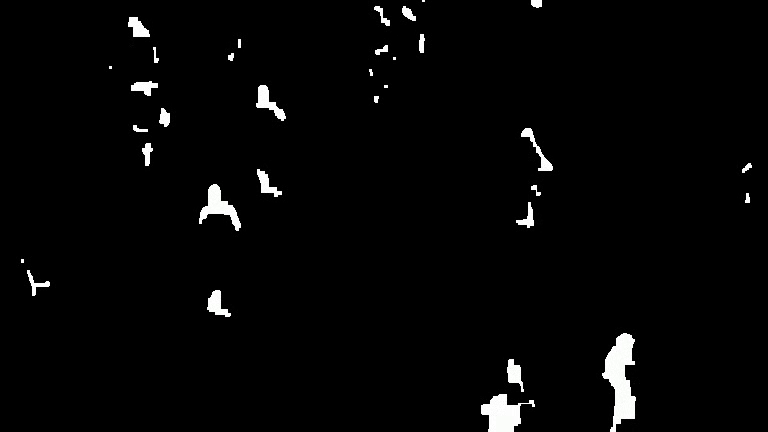
#> input picture frame 34 of result/output_masked.mp4, 768 x 432 px, given in place of video.mp4, which was not available
$ python process_and_save_video.py
#> lines starting #> are read from the running program, lines starting #| are printed output that depends on the picture; after the words box and inside, x2 and y2 are one past the last pixel; in counts of white or black regions, pixels touching at a corner belong together; pictures that were not available may be replaced by others from this repository, and a replacement may not be noted
# Nama file: process_and_save_video.py

import numpy as np
import cv2
import time
import argparse
import datetime
import sys
from random import randint

# ====================================================================
# KONTEN DARI Utility.py
# ====================================================================
class MyPerson:
    tracks = []
    def __init__(self, i, xi, yi, max_age):
        self.i = i
        self.x = xi
        self.y = yi
        self.tracks = []
        self.R = randint(0,255)
        self.G = randint(0,255)
        self.B = randint(0,255)
        self.done = False
        self.state = '0'
        self.age = 0
        self.max_age = max_age
        self.dir = None
    def getRGB(self):
        return (self.R,self.G,self.B)
    def getTracks(self):
        return self.tracks
    def getId(self):
        return self.i
    def getState(self):
        return self.state
    def getDir(self):
        return self.dir
    def getX(self):
        return self.x
    def getY(self):
        return self.y
    # [5 lines left out: function updateCoords, not called in this run]
    def setDone(self):
        self.done = True
    def timedOut(self):
        return self.done
    # [27 lines left out: functions going_UP, going_DOWN, age_one, not called in this run]
class MultiPerson:
    # [9 lines left out: function __init__, not called in this run]
# ====================================================================

# argument parsing
ap = argparse.ArgumentParser()
ap.add_argument("-v", "--video", default="video.mp4", help="path to the video file")
ap.add_argument("-a", "--min-area", type=int, default=500, help="minimum area size")
ap.add_argument("-t", "--status", type=str, help="tracking status(True/False)")
args = vars(ap.parse_args())

print("Tracking Status=", args["status"])

if args.get("video", None) is None:
    cap = cv2.VideoCapture(0)
else:
    cap = cv2.VideoCapture(args["video"])

w = int(cap.get(cv2.CAP_PROP_FRAME_WIDTH))
h = int(cap.get(cv2.CAP_PROP_FRAME_HEIGHT))
fps = cap.get(cv2.CAP_PROP_FPS)

print('Height: ', h)
print('Width: ', w)
print('Frame per Seconds: ', fps)

fourcc = cv2.VideoWriter_fourcc(*'mp4v')
out_original = cv2.VideoWriter('output_original.mp4', fourcc, fps, (w, h))
out_masked = cv2.VideoWriter('output_masked.mp4', fourcc, fps, (w, h))

cnt_up = 0
cnt_down = 0
frameArea = h*w
areaTH = frameArea/500

line_up = int((h/2)-50)
line_down = int((h/2)+50)

up_limit = int(1*(h/5))
down_limit = int(4*(h/5))

line_down_color = (255, 0, 0)
line_up_color = (0, 0, 255)

pt1 = [0, line_down]
pt2 = [w, line_down]
pts_L1 = np.array([pt1, pt2], np.int32)
pts_L1 = pts_L1.reshape((-1, 1, 2))

pt3 = [0, line_up]
pt4 = [w, line_up]
pts_L2 = np.array([pt3, pt4], np.int32)
pts_L2 = pts_L2.reshape((-1, 1, 2))

pt5 = [0, up_limit]
pt6 = [w, up_limit]
pts_L3 = np.array([pt5, pt6], np.int32)
pts_L3 = pts_L3.reshape((-1, 1, 2))
pt7 = [0, down_limit]
pt8 = [w, down_limit]
pts_L4 = np.array([pt7, pt8], np.int32)
pts_L4 = pts_L4.reshape((-1, 1, 2))

fgbg = cv2.createBackgroundSubtractorMOG2(detectShadows = True)

kernelOp = np.ones((3, 3), np.uint8)
kernelOp2 = np.ones((5, 5), np.uint8)
kernelCl = np.ones((11, 11), np.uint8)

font = cv2.FONT_HERSHEY_SIMPLEX
persons = []
max_p_age = 5
pid = 1

while cap.isOpened():
    ret, frame = cap.read()
#> frame is the input picture: shape (432, 768, 3); mean B, G, R 5.6, 5.6, 5.6
    if not ret:
        print('EOF')
        print('UP:', cnt_up)
        print('DOWN:', cnt_down)
        break

    for i in persons:
        i.age_one()

    fgmask2 = fgbg.apply(frame)
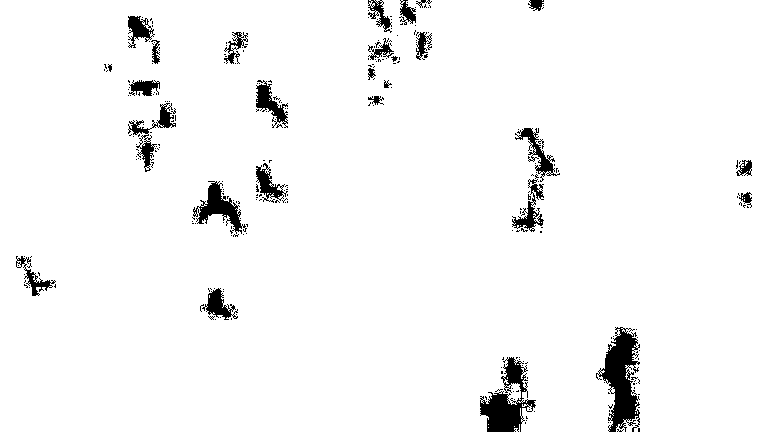
#> fgmask2: shape (432, 768); values 127 (black) and 255 (white), 96.2% white; 269 black regions (241 under 20 px), largest, box (x1, y1, x2, y2) and area: (596, 327, 640, 432) 2371, (480, 357, 536, 432) 1875, (193, 181, 247, 234) 1034

    try:
        ret, imBin2 = cv2.threshold(fgmask2, 200, 255, cv2.THRESH_BINARY)
        mask2 = cv2.morphologyEx(imBin2, cv2.MORPH_OPEN, kernelOp)
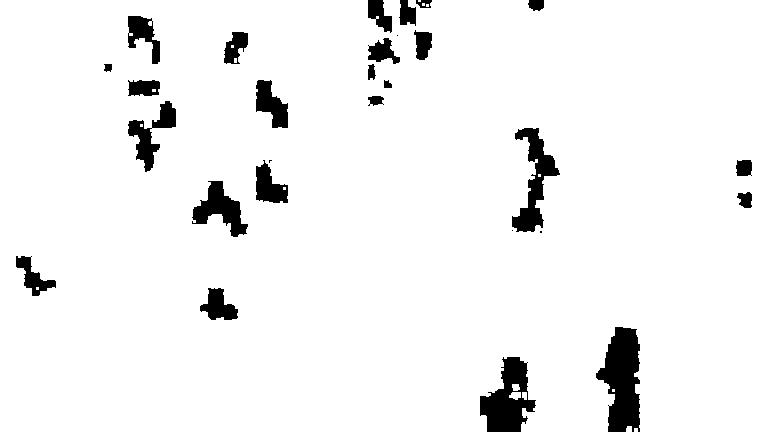
#> mask2: shape (432, 768); 94.8% white; 28 black regions (4 under 20 px), largest, box (x1, y1, x2, y2) and area: (596, 327, 640, 432) 3102, (480, 357, 536, 432) 2388, (512, 128, 560, 232) 1895
        mask2 = cv2.morphologyEx(mask2, cv2.MORPH_CLOSE, kernelCl)
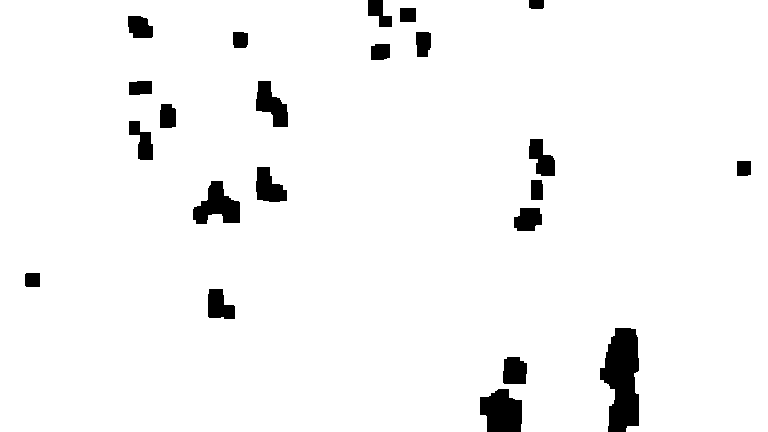
#> mask2: shape (432, 768); 96% white; 22 black regions
    except:
        print('EOF')
        print('UP:', cnt_up)
        print('DOWN:', cnt_down)
        break

    contours0, hierarchy = cv2.findContours(mask2, cv2.RETR_EXTERNAL, cv2.CHAIN_APPROX_SIMPLE)
#> contours0 = 1 contour; box (x1, y1, x2, y2) and area: (0, 0, 768, 432) 325476
    for cnt in contours0:
        area = cv2.contourArea(cnt)
        if area > areaTH:
            M = cv2.moments(cnt)
            cx = int(M['m10']/M['m00'])
            cy = int(M['m01']/M['m00'])
            x, y, w, h = cv2.boundingRect(cnt)
            new = True
            if cy in range(up_limit, down_limit):
                for i in persons:
                    if abs(cx-i.getX()) <= w and abs(cy-i.getY()) <= h:
                        new = False
                        i.updateCoords(cx, cy)
                        if i.going_UP(line_down, line_up) == True:
                            cnt_up += 1;
                            print("ID:", i.getId(), 'crossed, going out at', time.strftime("%c"))
                        elif i.going_DOWN(line_down,line_up) == True:
                            cnt_down += 1;
                            print("ID:", i.getId(), 'crossed, coming in at', time.strftime("%c"))
                        break
                    if i.getState() == '1':
                        if i.getDir() == 'down' and i.getY() > down_limit:
                            i.setDone()
                        elif i.getDir() == 'up' and i.getY() < up_limit:
                            i.setDone()
                    if i.timedOut():
                        index = persons.index(i)
                        persons.pop(index)
                        del i
                if new == True:
                    p = MyPerson(pid, cx, cy, max_p_age)
                    persons.append(p)
                    pid += 1
            cv2.circle(frame, (cx, cy), 5, (0, 0, 255), -1)
            img = cv2.rectangle(frame, (x, y), (x+w, y+h), (0, 255, 0), 2)
#> this loop made 1 pass
#> (area, cx, cy, x, y, w, h) on pass 1: (325476, 380, 213, 0, 0, 768, 432)
#> after the loop, cnt_down = 0; cnt_up = 0; persons = 1 item; pid = 2

    for i in persons:
        if args["status"] == 'True':
            if len(i.getTracks()) >= 2:
                pts = np.array(i.getTracks(), np.int32)
                pts = pts.reshape((-1, 1, 2))
                frame = cv2.polylines(frame, [pts], False, i.getRGB())
        if i.getId() == 9:
            print(str(i.getX()), ',', str(i.getY()))
#> this loop made 1 pass

    str_up = 'Outgoing: ' + str(cnt_up)
#> str_up = 'Outgoing: 0'
    cv2.line(frame, (10, 10), (10, 30), (255, 0, 0), 2)
    cv2.line(frame, (10, 10), (5, 20), (255, 0, 0), 2)
#> frame: shape (432, 768, 3); mean B, G, R 5.6, 8.3, 5.6
    cv2.line(frame, (10, 10), (15, 20), (255, 0, 0), 2)
#> frame: shape (432, 768, 3); mean B, G, R 5.6, 8.3, 5.6

    str_down = 'Incoming: ' + str(cnt_down)
#> str_down = 'Incoming: 0'
    cv2.line(frame, (10, 35), (10, 55), (0, 0, 255), 2)
#> frame: shape (432, 768, 3); mean B, G, R 5.6, 8.3, 5.7
    cv2.line(frame, (10, 55), (5, 45), (0, 0, 255), 2)
#> frame: shape (432, 768, 3); mean B, G, R 5.6, 8.3, 5.7
    cv2.line(frame, (10, 55), (15, 45), (0, 0, 255), 2)
#> frame: shape (432, 768, 3); mean B, G, R 5.6, 8.3, 5.7

    str_diff = 'Difference: ' + str(int(cnt_down)-int(cnt_up))
#> str_diff = 'Difference: 0'

    frame = cv2.polylines(frame, [pts_L1], False, line_down_color, thickness=1)
    frame = cv2.polylines(frame, [pts_L2], False, line_up_color, thickness=1)

    cv2.putText(frame, str_up, (20, 20), font, 0.5, (255, 255, 255), 1, cv2.LINE_AA)
    cv2.putText(frame, str_down, (20, 40), font, 0.5, (255, 255, 255), 1, cv2.LINE_AA)
    cv2.putText(frame, datetime.datetime.now().strftime("%A %d %B %Y %I:%M:%S%p"),
                (10, frame.shape[0] - 10), cv2.FONT_HERSHEY_SIMPLEX, 0.35, (0, 255, 255), 1)
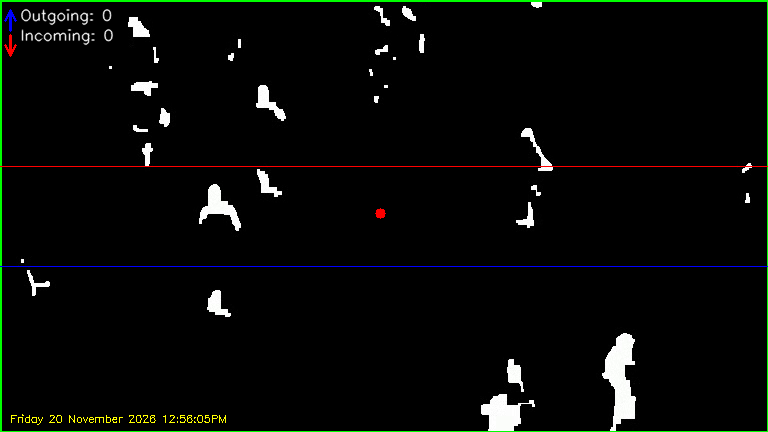
#> frame: shape (432, 768, 3); mean B, G, R 6.6, 9.1, 7.1

    out_original.write(frame)
    out_masked.write(cv2.cvtColor(mask2, cv2.COLOR_GRAY2BGR))

    cv2.imshow('Original Video', frame)
    cv2.imshow('Masked Video', mask2)

    k = cv2.waitKey(30) & 0xff
#> (key Esc is pressed here)
    if k == 27:
        break

cap.release()
cv2.destroyAllWindows()

out_original.release()
out_masked.release()

$ run again, starting later in the video
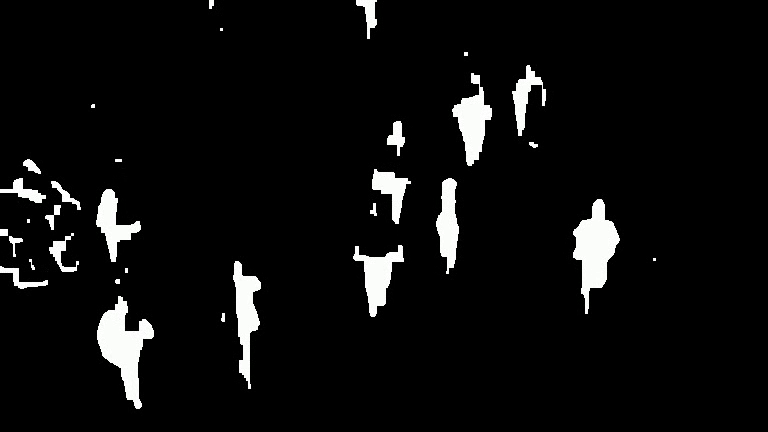
#> input picture frame 153 of result/output_masked.mp4, 768 x 432 px, given in place of video.mp4, which was not available
#> frame is the input picture: shape (432, 768, 3); mean B, G, R 13.5, 13.6, 13.5
#> `fgmask2 = fgbg.apply(frame)`:
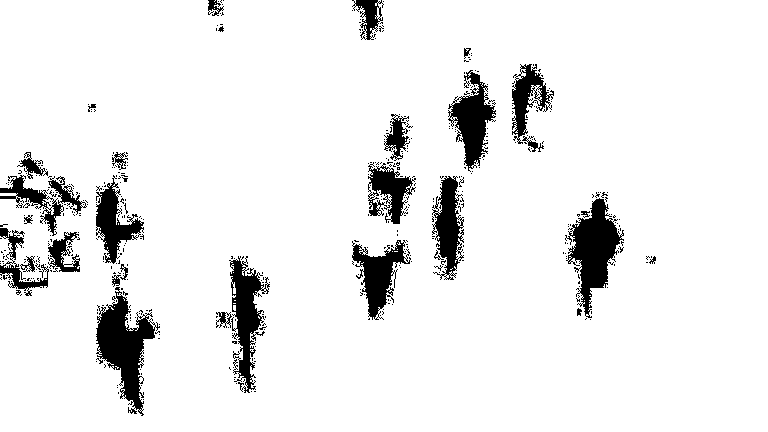
#> fgmask2: shape (432, 768); values 127 (black) and 255 (white), 92.2% white; 445 black regions (415 under 20 px), largest, box (x1, y1, x2, y2) and area: (96, 287, 160, 416) 3428, (565, 198, 624, 318) 3125, (229, 256, 270, 393) 2428
#> contours0 = 1 contour; box (x1, y1, x2, y2) and area: (0, 0, 768, 432) 328750
#> the loop `for cnt in contours0:` made 1 pass
#> (area, cx, cy, x, y, w, h) on pass 1: (328750, 384, 216, 0, 0, 768, 432)
#> after the loop `for cnt in contours0:`: cnt_down = 0; persons = 1 item; pid = 2
#> the loop `for i in persons:` made 1 pass
#> str_up = 'Outgoing: 0'
#> str_down = 'Incoming: 0'
#> str_diff = 'Difference: 0'
#> `cv2.putText(frame, datetime.datetime.now().strftime("%A %d %B %Y %I:%M..`:
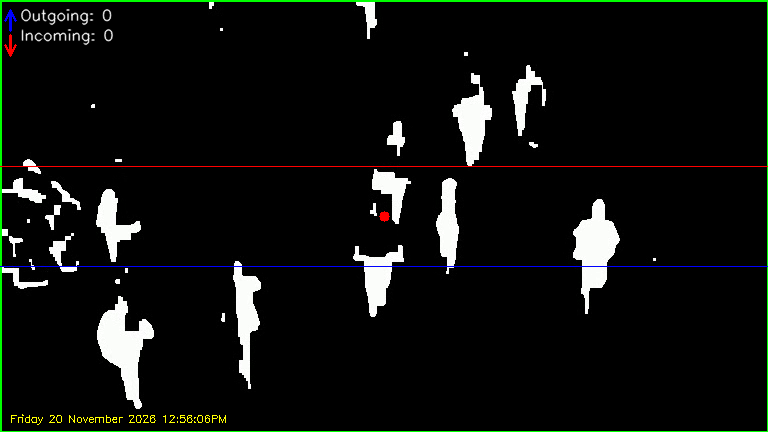
#> frame: shape (432, 768, 3); mean B, G, R 14.4, 17, 14.9

$ run again, starting later in the video
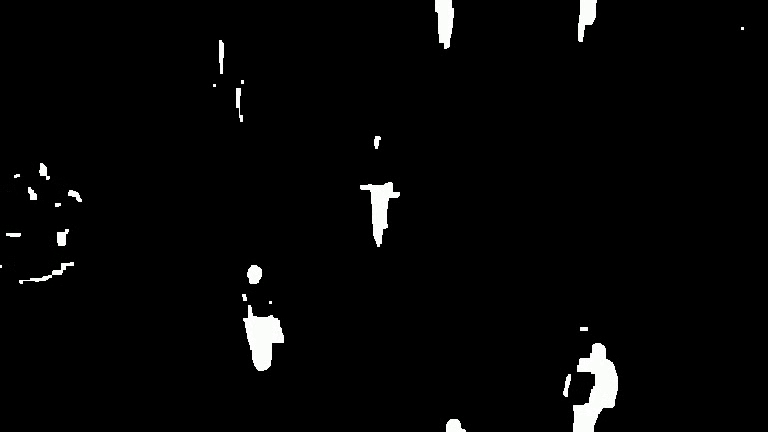
#> input picture frame 272 of result/output_masked.mp4, 768 x 432 px, given in place of video.mp4, which was not available
#> frame is the input picture: shape (432, 768, 3); mean B, G, R 5.8, 5.8, 5.8
#> `fgmask2 = fgbg.apply(frame)`:
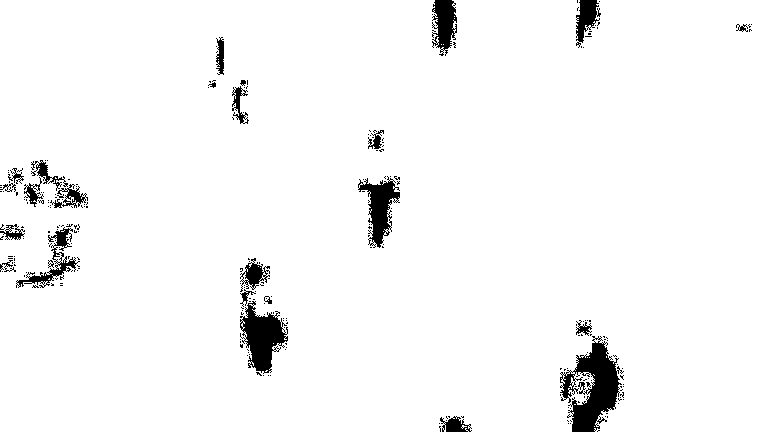
#> fgmask2: shape (432, 768); values 127 (black) and 255 (white), 96.4% white; 249 black regions (224 under 20 px), largest, box (x1, y1, x2, y2) and area: (560, 336, 624, 432) 2977, (240, 301, 288, 374) 1855, (358, 176, 400, 248) 1340
#> contours0 = 1 contour; box (x1, y1, x2, y2) and area: (0, 0, 768, 432) 324948
#> the loop `for cnt in contours0:` made 1 pass
#> (area, cx, cy, x, y, w, h) on pass 1: (324948.5, 380, 214, 0, 0, 768, 432)
#> after the loop `for cnt in contours0:`: cnt_down = 0; persons = 1 item; pid = 2
#> the loop `for i in persons:` made 1 pass
#> str_up = 'Outgoing: 0'
#> str_down = 'Incoming: 0'
#> str_diff = 'Difference: 0'
#> `cv2.putText(frame, datetime.datetime.now().strftime("%A %d %B %Y %I:%M..`:
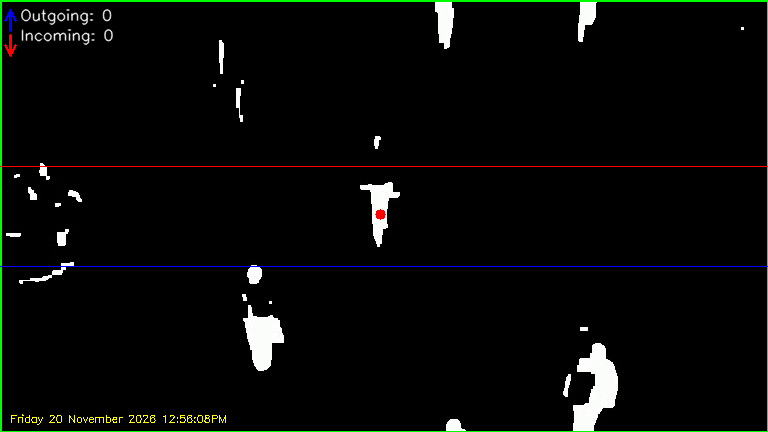
#> frame: shape (432, 768, 3); mean B, G, R 6.7, 9.2, 7.1
